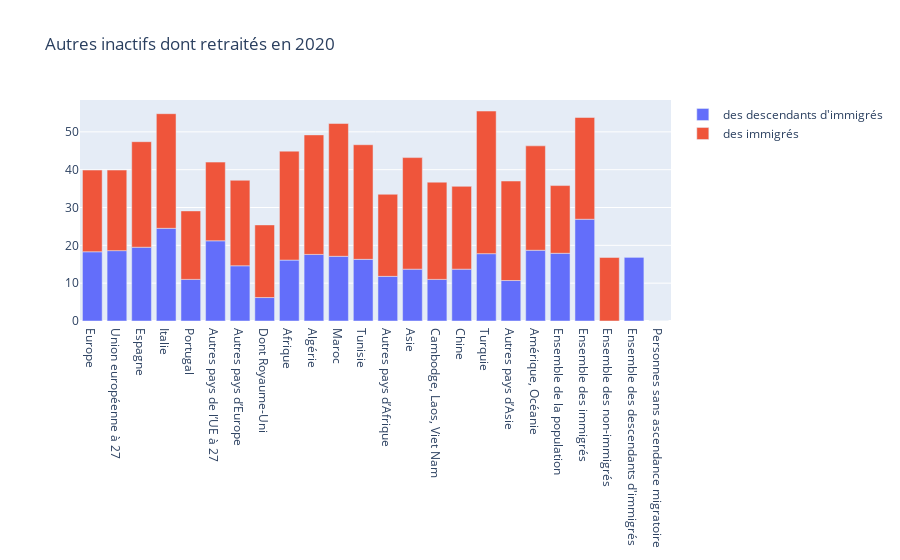

Notebook code for this chart:
### Code cell
'Autres inactifs dont retraités en 2020'

### Figure 1 — Plotly figure (JSON) as saved in the notebook; plotly's stock layout.template omitted (floating-point values rounded to 4 significant figures)
{"data": [{"name": "des descendants d'immigrés", "type": "bar", "x": ["Europe", "Union européenne à 27", "Espagne", "Italie", "Portugal", "Autres pays de l’UE à 27", "Autres pays d’Europe", "Dont Royaume-Uni", "Afrique", "Algérie", "Maroc", "Tunisie", "Autres pays d’Afrique", "Asie", "Cambodge, Laos, Viet Nam", "Chine", "Turquie", "Autres pays d’Asie", "Amérique, Océanie", "Ensemble de la population", "Ensemble des immigrés", "Ensemble des non-immigrés", "Ensemble des descendants d'immigrés", "Personnes sans ascendance migratoire"], "y": [18.3, 18.6, 19.5, 24.5, 11, 21.2, 14.6, 6.2, 16.1, 17.6, 17.1, 16.3, 11.8, 13.7, 11, 13.7, 17.8, 10.7, 18.7, 17.9, 26.9, 0, 16.9, 0]}, {"name": "des immigrés", "type": "bar", "x": ["Europe", "Union européenne à 27", "Espagne", "Italie", "Portugal", "Autres pays de l’UE à 27", "Autres pays d’Europe", "Dont Royaume-Uni", "Afrique", "Algérie", "Maroc", "Tunisie", "Autres pays d’Afrique", "Asie", "Cambodge, Laos, Viet Nam", "Chine", "Turquie", "Autres pays d’Asie", "Amérique, Océanie", "Ensemble de la population", "Ensemble des immigrés", "Ensemble des non-immigrés", "Ensemble des descendants d'immigrés", "Personnes sans ascendance migratoire"], "y": [21.6, 21.3, 27.9, 30.3, 18.1, 20.8, 22.6, 19.2, 28.8, 31.6, 35.1, 30.3, 21.7, 29.5, 25.7, 21.9, 37.7, 26.3, 27.6, 17.9, 26.9, 16.8, 0, 0]}], "layout": {"barmode": "relative", "title": {"text": "Autres inactifs dont retraités en 2020"}}}
